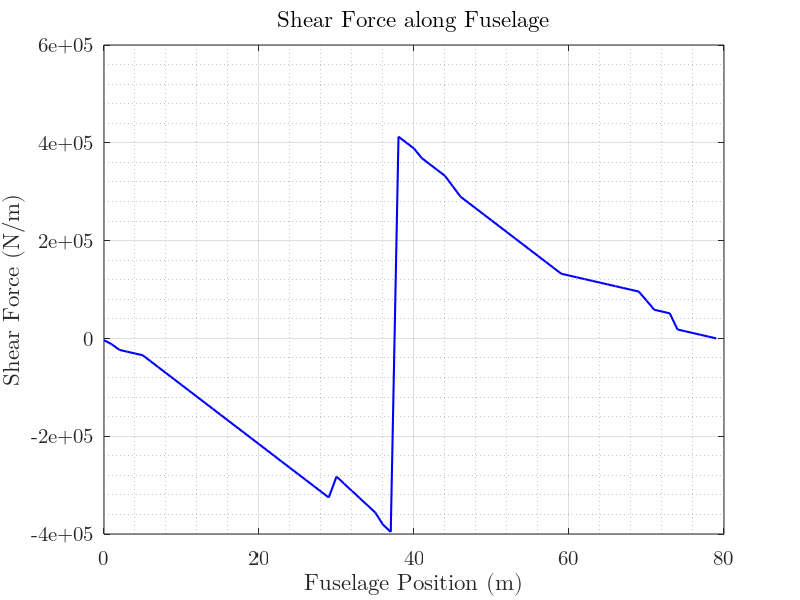
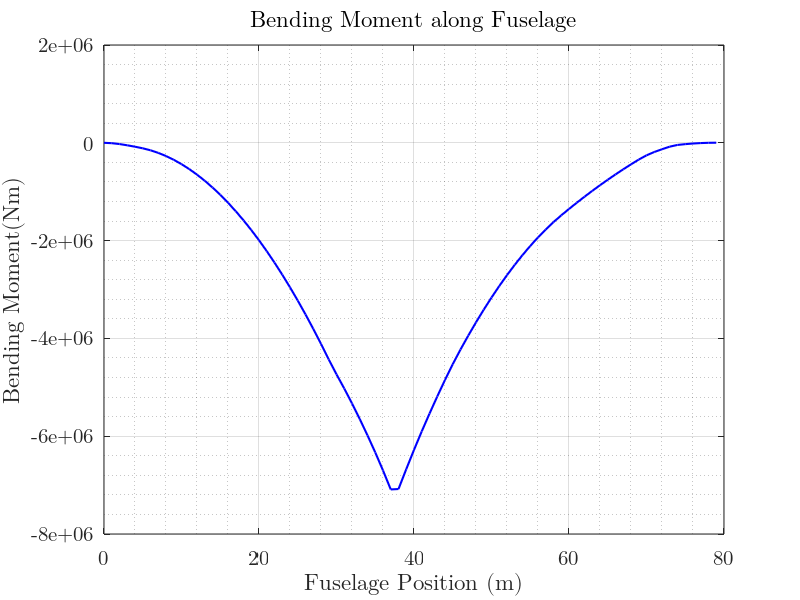
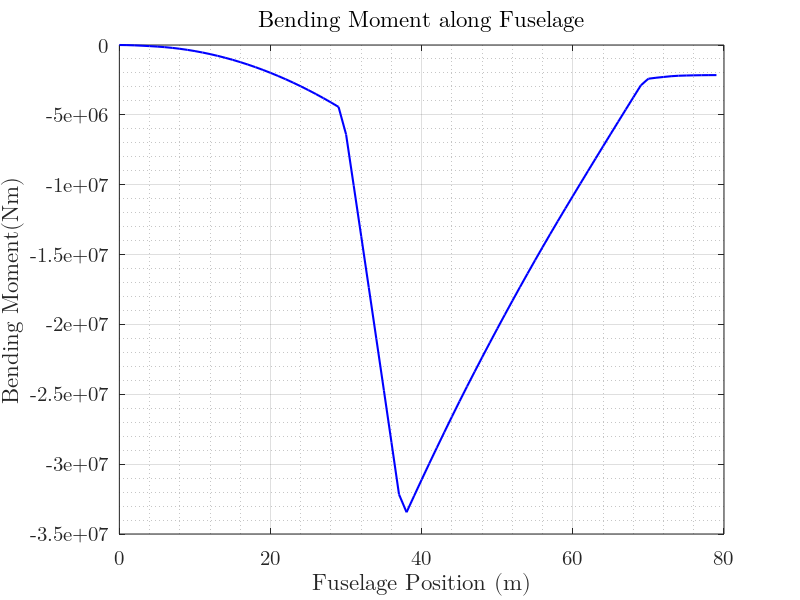

The MATLAB script that drew these images, in order:
%%%%%%%%%%%%%%%%%%%%%%%%%%%%%%%%%%%%%%%%%%%%%%%%%%%%%%%%%%%%%%
%            SET DEFAULT PLOTTING PARAMETERS 
%%%%%%%%%%%%%%%%%%%%%%%%%%%%%%%%%%%%%%%%%%%%%%%%%%%%%%%%%%%%%%

close all;

set(0,'defaultfigurecolor',[1 1 1])
set(groot,'defaultAxesFontSize',15)
set(groot,'defaulttextfontsize',15)
set(groot,'defaultLineMarkerSize',4)
set(groot,'defaultLineLineWidth',3)
set(groot,'defaultAxesXGrid','on')
set(groot,'defaultAxesYGrid','on')
set(groot, 'DefaultAxesBox', 'off')
set(groot, 'defaultAxesFontName','Cambria Math')


%%%%%%%%%%%%%%%%%%%%%%%%%%%%%%%%%%%%%%%%%%%%%%%%%%%%%%%%%%%%%%
%           INERTIAL LOAD DISCRETISATION AND PLOTTING 
%%%%%%%%%%%%%%%%%%%%%%%%%%%%%%%%%%%%%%%%%%%%%%%%%%%%%%%%%%%%%%

lTot = 80;
DiscInterval = 5;
fuselageDisc = 0:DiscInterval:lTot;
cabinLow = 6.23;
cabinHigh = 60.48;
numberOfPoints = lTot/DiscInterval;

fuselagePoints = [];
fuselageWeight = 29744*9.81;
for i = 1:lTot
    fuselagePoints(i) = fuselageWeight/lTot;
    xDiscr(i) = i-1;
end

payloadPoints = [];
payloadWeight = 51879*9.81;

for i = 1:lTot
    if i<=6
        payloadPoints(i) = 0;
    elseif i>=61 
        payloadPoints(i) = 0;
    else 
        payloadPoints(i) = payloadWeight/lTot;
    end
end


furnishingPoints = [];
furnishingWeight = 17227*9.81;

for i = 1:lTot
    if i<=6
        furnishingPoints(i) = 0;
    elseif i>=61 
        furnishingPoints(i) = 0;
    else 
        furnishingPoints(i) = furnishingWeight/lTot;
    end
end

fuelPoints = [];
fuelWeight= 21000*9.81;

for i = 1:lTot
    if i<=31
        fuelPoints(i) = 0;
    elseif i>=39 
        fuelPoints(i) = 0;
    else 
        fuelPoints(i) = fuelWeight/lTot;
    end
end

components = {
    "Horizontal Tailplane", 2998, 75;
    "Vertical Tailplane", 1552.8, 72;
    "Nose Landing Gear", 486.52, 2;
    "Fuel Systems", 936, 46;
    "Flight Controls", 927, 47;
    "Installed APU", 1496, 71;
    "Instruments", 796.77, 3;
    "Hydraulic System", 271.9, 46;
    "Electronic System", 1037, 37;
    "Avionics", 697.64, 3;
    "Air Conditioning", 3593, 33; 
    "Anti Icing System", 757.9, 42;
    "Handling Gear", 113.3685, 33;
};

for i = 1:size(components)
    weights(i) = components{i, 2} * 9.81; % Mass (kg) * 9.81 to get weight (N)
    positions(i) = components{i, 3};      % x_cg position (m)
end

[uniquePositions, ~, idx] = unique(positions); % Unique positions and their indices
aggregatedWeights = accumarray(idx, weights); % Sum weights for each unique position



total = [];
for i = 1:lTot
    total(i) = fuselagePoints(i) + payloadPoints(i) + furnishingPoints(i) + fuelPoints(i);
end

%for i = 1:lTot
 %   total(i) = fuselagePoints(i)
%end



total(75) = total(75) + 2998*9.81; %HT
total(72) = total(72) + 1552.8*9.81; %VT
total(2) = total(2) + 486.52*9.81; %nose landing gear
total(46) = total(46) + 936*9.81; %fuel sus
total(47) = total(47) + 927*9.81; %flight controls
total(3) = total(3) + 796.77*9.81; %instruments
total(71) = total(71) + 1496*9.81; %APU
total(37) = total(37) + 1037*9.81; %Elec 
total(42) = total(42)+ 757.9*9.81; %anti icing

%{
figure;
plot(xDiscr, total*-1, 'b-', 'LineWidth', 1.5);

xlabel('Fuselage Position (m)','FontWeight','bold');
ylabel('Load (N/m)','FontWeight','bold');
title('Inertial Loads');
grid minor
%}

%%%%%%%%%%%%%%%%%%%%%%%%%%%%%%%%%%%%%%%%%%%%%%%%%%%%%%%
%           AIR LOAD PLOT
%%%%%%%%%%%%%%%%%%%%%%%%%%%%%%%%%%%%%%%%%%%%%%%%%%%%%%%


lTot = 79;
Sref = 115.1508; %HT
SrefWing = 469.44;
frontSparWP = 0.2;
backSparWP = 0.8;
frontSparTP = 0.2;
chordHT = 8.25;

wingWidth = 13.6; %chord
WingLE = 28.4779;
xPosFSW = WingLE+0.2*wingWidth;
xPosBSW = WingLE + 0.8*wingWidth;
xPosFST = 74.86; % Nadir

Vd = 192.4;
Va = 92.4;

rho = 1.225;
rhoC = 0.4592; % C cruise

MAC = 8.75;
Cm = -0.14;
MoW = Cm*(0.5*rhoC*Vd^2*SrefWing*MAC);
LHT = (-330800*9.81*(38.8831-30.86)+MoW)/(71.1-30.86)
%disp("Lift Sam method: " + LHT)

A = [ xPosFSW	xPosBSW ;
        1	1];
B = [xPosFST*LHT*-1; LHT*-1];


X = linsolve(A,B);
forceRF = X(1);
forceRR = X(2);


aero =[];
aerofuselageDisc = fuselageDisc;
aerofuselageDisc(end+1) = xPosBSW;
aerofuselageDisc(end+1) = xPosFSW;
aerofuselageDisc(end+1) = xPosFST;

aerofuselageDisc = sort(aerofuselageDisc);

airXDiscr = xDiscr;
aero = zeros(lTot+1);
aero(39) = forceRR; % back wing spar
aero(31) = forceRF; %front wing spar
aero(71) = LHT; % HT ac
aero = aero(:,1);

%{
figure;
plot(xDiscr, total*-1, 'b-', 'LineWidth', 1.5);

xlabel('Fuselage Position (m)','FontWeight','bold');
ylabel('Load (N/m)','FontWeight','bold');
title('Inertial Loads');
grid minor

hold on;
stem(xDiscr,aero, 'LineWidth', 3, 'Marker', 'none', 'Color', 'r');
xlabel('Fuselage Position (m)','FontWeight','bold');
ylabel('Load (N/m)','FontWeight','bold');

title('Total Loads');
%}

%%%%%%%%%%%%%%%%%%%%%%%%%%%%%%%%%%%%%%%%%%%%%%
%           GEAR LOAD PLOT
%%%%%%%%%%%%%%%%%%%%%%%%%%%%%%%%%%%%%%%%%%%%%%%



MTOW = 330800;
MaxLandingMass = MTOW*0.85;
landingLoad = 2.18*MaxLandingMass*9.81;
GearReaction = landingLoad;

gearXDiscr = xDiscr;
gear = zeros(lTot);
gear(39) = GearReaction; % back wing spar


%{
figure;
plot(gearXDiscr, gear, 'b-', 'LineWidth', 1.5);
xlabel('Fuselage Position (m)','FontWeight','bold');
ylabel('Landing Gear Load (N/m)','FontWeight','bold');
title('Gear Reaction Load');
grid minor

%}

%%%%%%%%%%%%%%%%%%%%%%%%%%%%%%%%%%%%%%%%%%%%%%%%%%%%%%%%
%           SHEAR FORCE PLOT
%%%%%%%%%%%%%%%%%%%%%%%%%%%%%%%%%%%%%%%%%%%%%%%%%%%%%%%%

totalInertialLoad = sum(total);

for i = 1:length(total)
    inertialMomentArray(i) = total(i)*(i);
end

inertialMoment = sum(inertialMomentArray);

A = [ 31	39 ;
        1	1];
B = [inertialMoment; totalInertialLoad];


X = linsolve(A,B);
forceRFInert = X(1);
forceRRInert = X(2);

MomentRFInert = forceRFInert*xPosFSW;
MomentRRInert = forceRRInert*xPosBSW;



SparReactInertLoadTot =  total*-1;
SparReactInertLoadTot(31) = SparReactInertLoadTot(31) + forceRFInert;
SparReactInertLoadTot(39) = SparReactInertLoadTot(39) + forceRRInert;

SFInertial = [];
SFInertial(1) = SparReactInertLoadTot(1);
for i = 2:length(SparReactInertLoadTot)
    SFInertial(i) = SFInertial(i-1) + SparReactInertLoadTot(i);
end

SFAero = [];
SFAero(1) = aero(1);
for i = 2:length(aero)
    SFAero(i) = SFAero(i-1) + aero(i);
end


%for i = 1:length(total)
 %   SFAll(i) = SFInertial(i) + SFAero(i);
%end


figure;
plot(xDiscr, SFInertial, 'b-', 'LineWidth', 1.5);
xlabel('Fuselage Position (m)','FontWeight','bold');
ylabel('Shear Force (N/m)','FontWeight','bold');
title('Shear Force along Fuselage');
grid minor


%%%%%%%%%%%%%%%%%%%%%%%%%%%%%%%%%%%%%%%%%%%%%%%%%%%%%%%%
%          INERTIAL BENDING MOMENT PLOT 
%%%%%%%%%%%%%%%%%%%%%%%%%%%%%%%%%%%%%%%%%%%%%%%%%%%%%%%%



dBM = [];
dBM(1) = 0;
for i = 2:length(SFInertial)
    dBM(i) = ((SFInertial(i-1)*(xDiscr(i)-xDiscr(i-1))+SFInertial(i)*(xDiscr(i)-xDiscr(i-1)))/2);
end

BM = [];
BM(1) = dBM(1);
for i = 2:length(dBM)
    BM(i) = BM(i-1) + dBM(i);
end

BMInert = cumtrapz(SFInertial);

figure;
plot(xDiscr, BMInert, 'b-', 'LineWidth', 1.5);
xlabel('Fuselage Position (m)','FontWeight','bold');
ylabel('Bending Moment(Nm)','FontWeight','bold');
title('Bending Moment along Fuselage');
grid minor


%%%%%%%%%%%%%%%%%%%%%%%%%%%%%%%%%%%%%%%%%%%%%%%%%%%%%%%%
%          AIR BENDING MOMENT PLOT 
%%%%%%%%%%%%%%%%%%%%%%%%%%%%%%%%%%%%%%%%%%%%%%%%%%%%%%%%

BMAero = cumtrapz(SFAero);

figure;
plot(xDiscr, BMAero, 'b-', 'LineWidth', 1.5);
xlabel('Fuselage Position (m)','FontWeight','bold');
ylabel('Bending Moment(Nm)','FontWeight','bold');
title('Bending Moment along Fuselage');
grid minor

%%%%%%%%%%%%%%%%%%%%%%%%%%%%%%%%%%%%%%%%%%%%%%%%%%%%%%%%
%          AIR AND INERTIAL BENDING MOMENT PLOT 
%%%%%%%%%%%%%%%%%%%%%%%%%%%%%%%%%%%%%%%%%%%%%%%%%%%%%%%%

BMTot = BMAero+BMInert;

plot(xDiscr, BMTot, 'b-', 'LineWidth', 1.5);
xlabel('Fuselage Position (m)','FontWeight','bold');
ylabel('Bending Moment(Nm)','FontWeight','bold');
title('Bending Moment along Fuselage');
grid minor







